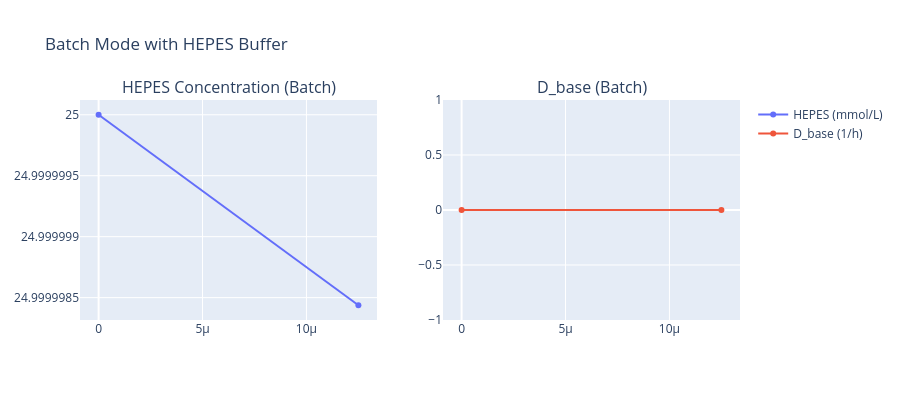

The notebook cell this image was saved under:
### Markdown cell above
## Test 8: Batch Mode (No Feed)

In batch mode, there is no feed medium, so the buffer concentration should only change via base
dilution (D_base). If D_base is small, the buffer concentration should remain nearly constant.

### Code cell
params_batch = load_params(with_buffer=True, operating_mode_file=None) if False else load_params(with_buffer=True)
# For batch mode, we don't load the fed_batch operating mode file
params_batch = SimulationParameters.load_parameters([
    'base_parameters',
    'stoichiometry/anab_GFI',
    'stoichiometry/cata_GFI',
    'cell_properties/cell_GFI',
])
hepes = BufferDefinition(
    name='HEPES',
    pKa=Parameter(name='HEPES pKa', value=7.55, unit='-'),
    C_init=Parameter(name='HEPES Initial', value=25.0, unit='mmol/L'),
    C_feed=Parameter(name='HEPES Feed', value=25.0, unit='mmol/L'),
    type='monoprotic',
)
params_batch.acid_base_properties.buffers = [hepes]
params_batch.recompute_derived_parameters()

sim_batch = CellCultureSimulation(
    parameters=params_batch,
    kinetics=Kinetics.STOICHIOMETRIC,
    operating_mode=OperatingMode.BATCH,
    gas_controller=GasController.CASCADE_N_FG_XO2,
    stoichiometry_mode=StoichiometryMode.CONSTANT,
    performance_mode=False,
)
sim_batch.run_simulation(number_of_batches=1)

batch_b = sim_batch.data.batches[0]
t_b = batch_b.t_points
C_hepes_b = batch_b.y_points[11, :]
D_base_b = batch_b.D_base_list

fig = make_subplots(rows=1, cols=2, subplot_titles=('HEPES Concentration (Batch)', 'D_base (Batch)'))
fig.add_trace(go.Scatter(x=t_b, y=C_hepes_b, name='HEPES (mmol/L)'), row=1, col=1)
fig.add_trace(go.Scatter(x=t_b, y=D_base_b, name='D_base (1/h)'), row=1, col=2)
fig.update_layout(title='Batch Mode with HEPES Buffer', height=400)
fig.show()

print(f'HEPES: init={C_hepes_b[0]:.4f}, final={C_hepes_b[-1]:.4f} mmol/L')
print(f'Change: {C_hepes_b[-1] - C_hepes_b[0]:.6f} mmol/L (should be small, only base dilution)')
print('✓ Batch mode test completed.')

### Figure 1 — Plotly figure (JSON) as saved in the notebook; plotly's stock layout.template omitted (floating-point values rounded to 4 significant figures)
{"data": [{"name": "HEPES (mmol/L)", "type": "scatter", "x": [0.0, 1.25e-05], "xaxis": "x", "y": [25.0, 25.0], "yaxis": "y"}, {"name": "D_base (1/h)", "type": "scatter", "x": [0.0, 1.25e-05], "xaxis": "x2", "y": [0.0, 0.0], "yaxis": "y2"}], "layout": {"annotations": [{"font": {"size": 16}, "showarrow": false, "text": "HEPES Concentration (Batch)", "x": 0.225, "xanchor": "center", "xref": "paper", "y": 1, "yanchor": "bottom", "yref": "paper"}, {"font": {"size": 16}, "showarrow": false, "text": "D_base (Batch)", "x": 0.775, "xanchor": "center", "xref": "paper", "y": 1, "yanchor": "bottom", "yref": "paper"}], "height": 400, "title": {"text": "Batch Mode with HEPES Buffer"}, "xaxis": {"anchor": "y", "domain": [0, 0.45]}, "xaxis2": {"anchor": "y2", "domain": [0.55, 1]}, "yaxis": {"anchor": "x", "domain": [0, 1]}, "yaxis2": {"anchor": "x2", "domain": [0, 1]}}}
